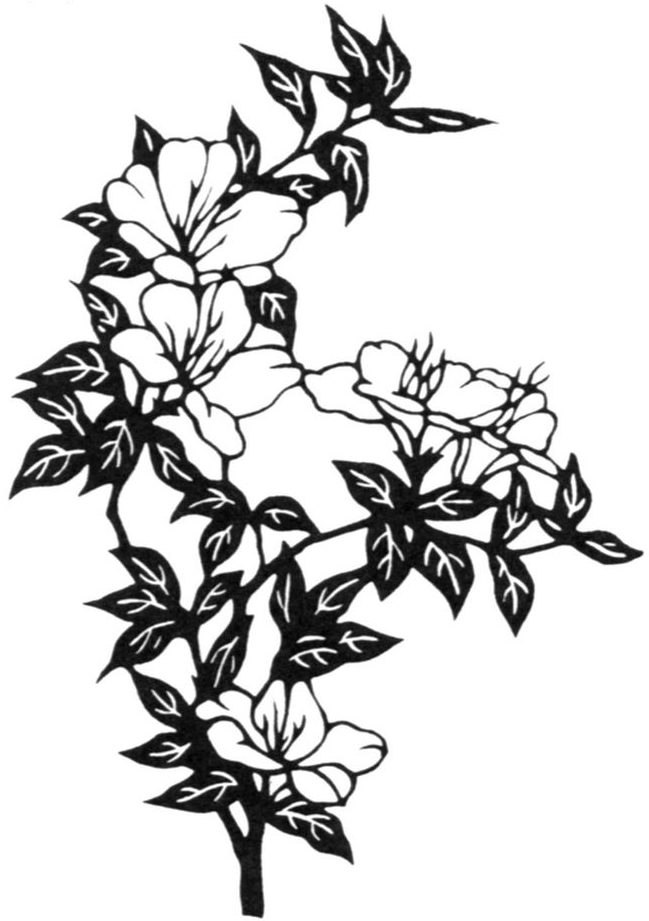
#> input picture Cluster/flower_2.png, 649 x 921 px
$ python 18.3.VectorQuantization.py   (older library calls are emulated)
#> lines starting #> are read from the running program, lines starting #| are printed output that depends on the picture
#> further down, im is the input picture: PIL image 649x921 RGBA; mean R, G, B, A 210.1, 210.1, 210.1, 255
from PIL import Image
import numpy as np
from sklearn.cluster import KMeans
import matplotlib as mpl
# Force matplotlib to not use any Xwindows backend.
mpl.use('Agg')
import matplotlib.pyplot as plt
from mpl_toolkits.mplot3d import Axes3D


def restore_image(cb, cluster, shape):
    row, col, dummy = shape
    image = np.empty((row, col, 3))
    index = 0
    for r in range(row):
        for c in range(col):
            image[r, c] = cb[cluster[index]]
            index += 1
    return image


def show_scatter(a):
    N = 10
    print ('原始数据：\n', a)
#> (printed output is left out)
    density, edges = np.histogramdd(a, bins=[N,N,N], range=[(0,1), (0,1), (0,1)])
#> edges = [[0, 0.1, 0.2, 0.3, 0.4, 0.5, 0.6, 0.7, 0.8, 0.9, 1], [0, 0.1, 0.2, 0.3, 0.4, 0.5, 0.6, 0.7, 0.8, 0.9, 1], [0, 0.1, 0.2, 0.3, 0.4, 0.5, 0.6, 0.7, 0.8, 0.9, 1]]
    density /= density.sum()
    x = y = z = np.arange(N)
    d = np.meshgrid(x, y, z)

    fig = plt.figure(1, facecolor='w')
    ax = fig.add_subplot(111, projection='3d')
    ax.scatter(d[1], d[0], d[2], c='r', s=100*density/density.max(), marker='o', depthshade=True)
    ax.set_xlabel(u'红色分量')
    ax.set_ylabel(u'绿色分量')
    ax.set_zlabel(u'蓝色分量')
    plt.title(u'图像颜色三维频数分布', fontsize=20)
    plt.savefig('/home/wh/pl.png', dpi=300)
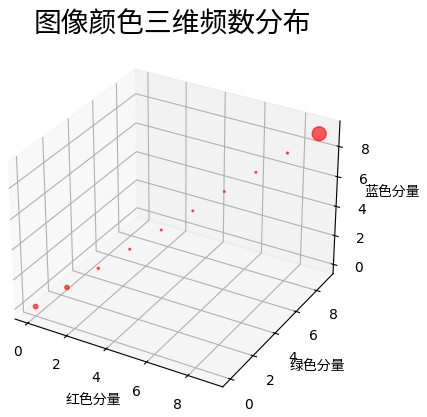
#> figure drawn by matplotlib, 1 panel

    plt.figure(2, facecolor='w')
    den = density[density > 0]
#> den = [0.0771, 0.0726, 0.0175, 0.0124, 0.0109, 0.0102, 0.0101, 0.0109, 0.0139, 0.764]
    print (den.shape)
#| (10,)
    den = np.sort(den)[::-1]
#> den = [0.764, 0.0771, 0.0726, 0.0175, 0.0139, 0.0124, 0.0109, 0.0109, 0.0102, 0.0101]
    t = np.arange(len(den))
#> t = [0, 1, 2, 3, 4, 5, 6, 7, 8, 9]
    plt.plot(t, den, 'r-', t, den, 'go', lw=2)
    plt.title(u'图像颜色频数分布', fontsize=18)
    plt.grid(True)

    plt.show()
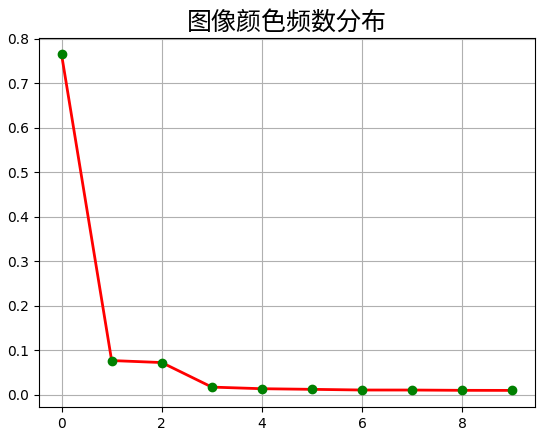
#> figure drawn by matplotlib, 1 panel; curve peaks at x = 0, y = 0.764; curve peaks at x = 0, y = 0.764
    plt.savefig('/home/wh/pl.png', dpi=300)

if __name__ == '__main__':
    mpl.rcParams['font.sans-serif'] = [u'SimHei']
    mpl.rcParams['axes.unicode_minus'] = False

    num_vq = 50
    im = Image.open('flower_2.png')     # son.bmp(100)/flower2.png(200)/son.png(60)/lena.png(50)
    image = np.array(im).astype(np.float) / 255
    image = image[:, :, :3]
    image_v = image.reshape((-1, 3))
    show_scatter(image_v)

    N = image_v.shape[0]    # 图像像素总数
#> N = 597729
    # 选择足够多的样本(如1000个)，计算聚类中心
    idx = np.random.randint(0, N, size=1000)
    image_sample = image_v[idx]
#> image_sample = 1000 rows, first 8: [0.478, 0.478, 0.478], [1, 1, 1], [1, 1, 1], [1, 1, 1], [0.984, 0.984, 0.984], [0.314, 0.314, 0.314], [1, 1, 1], [1, 1, 1]
    model = KMeans(num_vq)
    model.fit(image_sample)
    c = model.predict(image_v)  # 聚类结果
    print ('聚类结果：\n', c)
#> (printed output is left out)
    print ('聚类中心：\n', model.cluster_centers_)

    plt.figure(figsize=(15, 8), facecolor='w')
    plt.subplot(121)
    plt.axis('off')
    plt.title('原始图片', fontsize=18)
    plt.imshow(image)
    plt.savefig('/home/wh/pl.png', dpi=300)

    plt.subplot(122)
    vq_image = restore_image(model.cluster_centers_, c, image.shape)
#> after the loop in restore_image, `for r in range(row):`: index = 597729
    plt.axis('off')
    plt.title(u'矢量量化后图片：%d色' % num_vq, fontsize=20)
    plt.imshow(vq_image)
    plt.savefig('/home/wh/pl.png', dpi=300)
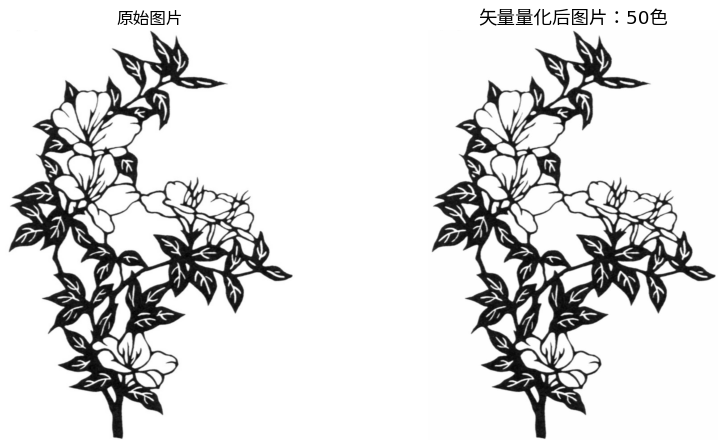
#> figure drawn by matplotlib, 2 panels

#> (the run stopped early here; a loop or call above may not have finished)
